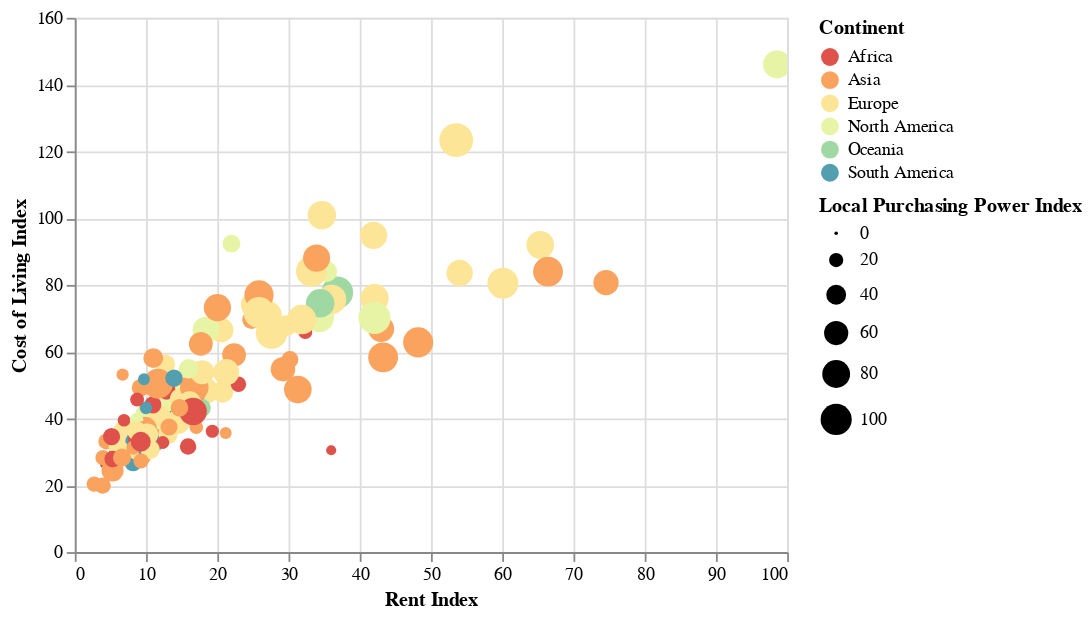

Source (notebook cell):
### Code cell
selection = alt.selection(type='multi', fields=['Continent'], on='mouseover', nearest=True)

alt.Chart(cost_data).mark_circle().encode(
    x = "Rent Index",
    y = "Cost of Living Index",
    color = alt.Color('Continent', scale=alt.Scale(scheme='spectral')),
    size ="Local Purchasing Power Index",
    tooltip=["Country", "Cost of Living Index"],
    opacity=alt.condition(selection,alt.value(1),alt.value(.2))
).add_selection(selection).interactive()

### Figure 1 — Vega-Lite specification as saved in the notebook (floating-point values rounded to 4 significant figures; data arrays with more than 128 entries replaced by an {"elided": "..."} marker saying what was removed)
{"config": {"view": {"continuousWidth": 400, "continuousHeight": 300}}, "data": {"name": "data-d025fb704d3c150c31d307a68eaf4d2f"}, "mark": "circle", "encoding": {"color": {"field": "Continent", "scale": {"scheme": "spectral"}, "type": "nominal"}, "opacity": {"condition": {"value": 1, "selection": "selector016"}, "value": 0.2}, "size": {"field": "Local Purchasing Power Index", "type": "quantitative"}, "tooltip": [{"field": "Country", "type": "nominal"}, {"field": "Cost of Living Index", "type": "quantitative"}], "x": {"field": "Rent Index", "type": "quantitative"}, "y": {"field": "Cost of Living Index", "type": "quantitative"}}, "selection": {"selector016": {"type": "multi", "fields": ["Continent"], "on": "mouseover", "nearest": true}, "selector017": {"type": "interval", "bind": "scales", "encodings": ["x", "y"]}}, "$schema": "https://vega.github.io/schema/vega-lite/v4.17.0.json", "datasets": {"data-d025fb704d3c150c31d307a68eaf4d2f": {"elided": "138 records"}}}
